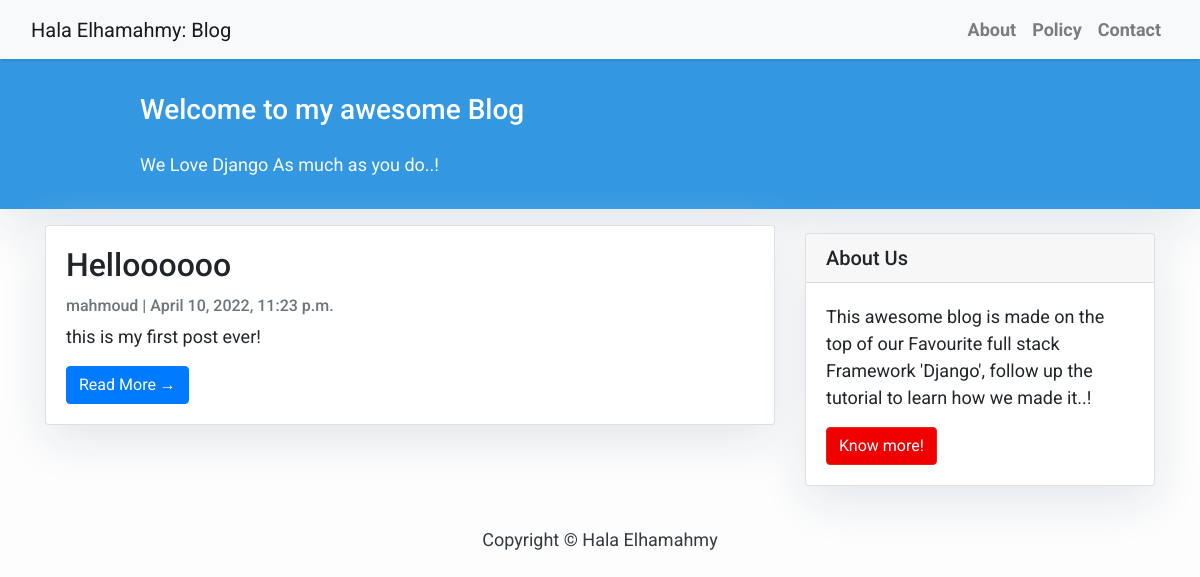
Before: / with the older database file.
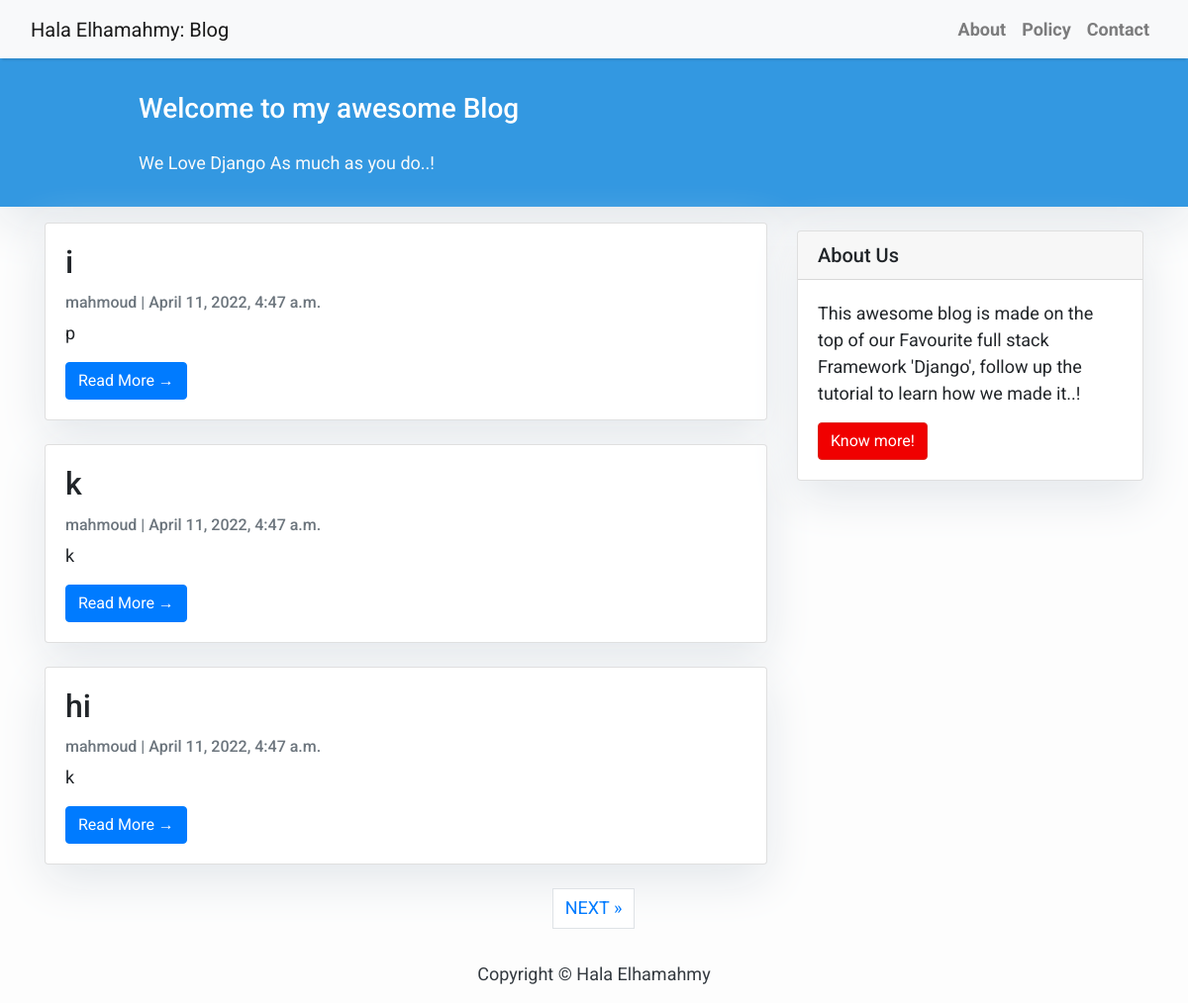
After: the same page with the newer database file.
### blog/models.py (models this page shows, shortened)
class Post(models.Model):
    title = models.CharField(max_length=200, unique=True)
    slug = models.SlugField(max_length=200, unique=True)
    author = models.ForeignKey(User, on_delete= models.CASCADE,related_name='blog_posts')
    updated_on = models.DateTimeField(auto_now= True)
    content = models.TextField()
    created_on = models.DateTimeField(auto_now_add=True)
    status = models.IntegerField(choices=STATUS, default=0)
    class Meta:
        ordering = ['-created_on']

### blog/views.py (the view)
# urls.py: path('', views.PostList.as_view(), name='home'),
class PostList(generic.ListView):
    queryset = Post.objects.filter(status=1).order_by('-created_on')
    template_name = 'index.html'
    paginate_by = 3

### blog/templates/index.html (shortened to what this page needs)
{% extends "base.html" %}
{% block content %}
<header class="masthead">
    <div class="container">
        <div class="row">
            <div class=" col-md-8 col-md-10 mx-auto">
                <div class="site-heading">
                    <h3 class=" site-heading my-4 mt-3 text-white"> Welcome to my awesome Blog </h3>
                    <p class="text-light">We Love Django As much as you do..! &nbsp
                    </p>
                </div>
            </div>
        </div>
    </div>
</header>
<div class="container">
    <div class="row">
        <div class="col-md-8 mt-3 left">
            {% for post in post_list %}
            <div class="card mb-4">
                <div class="card-body">
                    <h2 class="card-title">{{ post.title }}</h2>
                    <p class="card-text text-muted h6">{{ post.author }} | {{ post.created_on}} </p>
                    <p class="card-text">{{post.content|slice:":200" }}</p>
                    <a href="{% url 'post_detail' post.slug  %}" class="btn btn-primary">Read More &rarr;</a>
                </div>
            </div>
            {% endfor %}
        </div>
        {% block sidebar %} {% include 'sidebar.html' %} {% endblock sidebar %}
    </div>
</div>
{% if is_paginated %}
  <ul class="pagination justify-content-center">
    {% if page_obj.has_next %}
    <li><a href="?page={{ page_obj.next_page_number }}" class="page-link"> NEXT &raquo;</a></li>
    {% endif %}
  </ul>
{% endif %}
{%endblock%}

### blog/templates/base.html (shortened to what this page needs)
<!DOCTYPE html>
<html>
    <head>
        <link rel="stylesheet" href="https://maxcdn.bootstrapcdn.com/bootstrap/4.0.0/css/bootstrap.min.css"
 />
    </head>
    <body>
        <nav class="navbar navbar-expand-lg navbar-light bg-light shadow" id="mainNav">
            <div class="container-fluid">
                <a class="navbar-brand" href="{% url 'home' %}">Hala Elhamahmy: Blog</a>
                <div class="collapse navbar-collapse" id="navbarResponsive">
                    <ul class="navbar-nav ml-auto">
                        <li class="nav-item text-black">
                            <a class="nav-link text-black font-weight-bold" href="#">About</a>
                        </li>
                        <li class="nav-item text-black">
                            <a class="nav-link text-black font-weight-bold" href="#">Policy</a>
                        </li>
                        <li class="nav-item text-black">
                            <a class="nav-link text-black font-weight-bold" href="#">Contact</a>
                        </li>
                    </ul>
                </div>
            </div>
        </nav>
        {% block content %}{% endblock content %}
        <footer class="py-3 bg-grey">
            <p class="m-0 text-dark text-center ">Copyright &copy; Hala Elhamahmy</p>
        </footer>
    </body>
</html>

### blog/templates/sidebar.html (shortened to what this page needs)
{% block sidebar %}
<div class="col-md-4 float-right ">
<div class="card my-4">
        <h5 class="card-header">About Us</h5>
    <div class="card-body">
        <p class="card-text"> This awesome blog is made on the top of our Favourite full stack Framework 'Django', follow up the tutorial to learn how we made it..!</p>
        <a href="https://djangocentral.com/building-a-blog-application-with-django"
           class="btn btn-danger">Know more!</a>
    </div>
</div>
</div>
{% endblock sidebar %}

### blog/templates/base.html (style rules this page uses)
body { font-family: "Roboto", sans-serif; font-size: 17px; background-color: #fdfdfd; }
.shadow { box-shadow: 0 4px 2px -2px rgba(0, 0, 0, 0.1); }
.btn-danger { color: #fff; background-color: #f00000; border-color: #dc281e; }
.masthead { background: #3398E1; height: auto; padding-bottom: 15px; box-shadow: 0 16px 48px #E3E7EB; padding-top: 10px; }

### blog/templates/index.html (style rules this page uses)
body { font-family: "Roboto", sans-serif; font-size: 18px; background-color: #fdfdfd; }
.card { box-shadow: 0 16px 48px #E3E7EB; }

### blog/templates/sidebar.html (style rules this page uses)
.card { box-shadow: 0 16px 48px #E3E7EB; }

Changed rows visible on the page:
no longer on this page (row unchanged): Post: title "Helloooooo", author "mahmoud", created_on "April 10, 2022, 11:23 p.m.", content "this is my first post ever!"
added Post: title "i", author "mahmoud", created_on "April 11, 2022, 4:47 a.m.", content "p"
added Post: title "k", author "mahmoud", created_on "April 11, 2022, 4:47 a.m.", content "k"
added Post: title "hi", author "mahmoud", created_on "April 11, 2022, 4:47 a.m.", content "k"
Other visible differences:
text now shown: "NEXT »"
